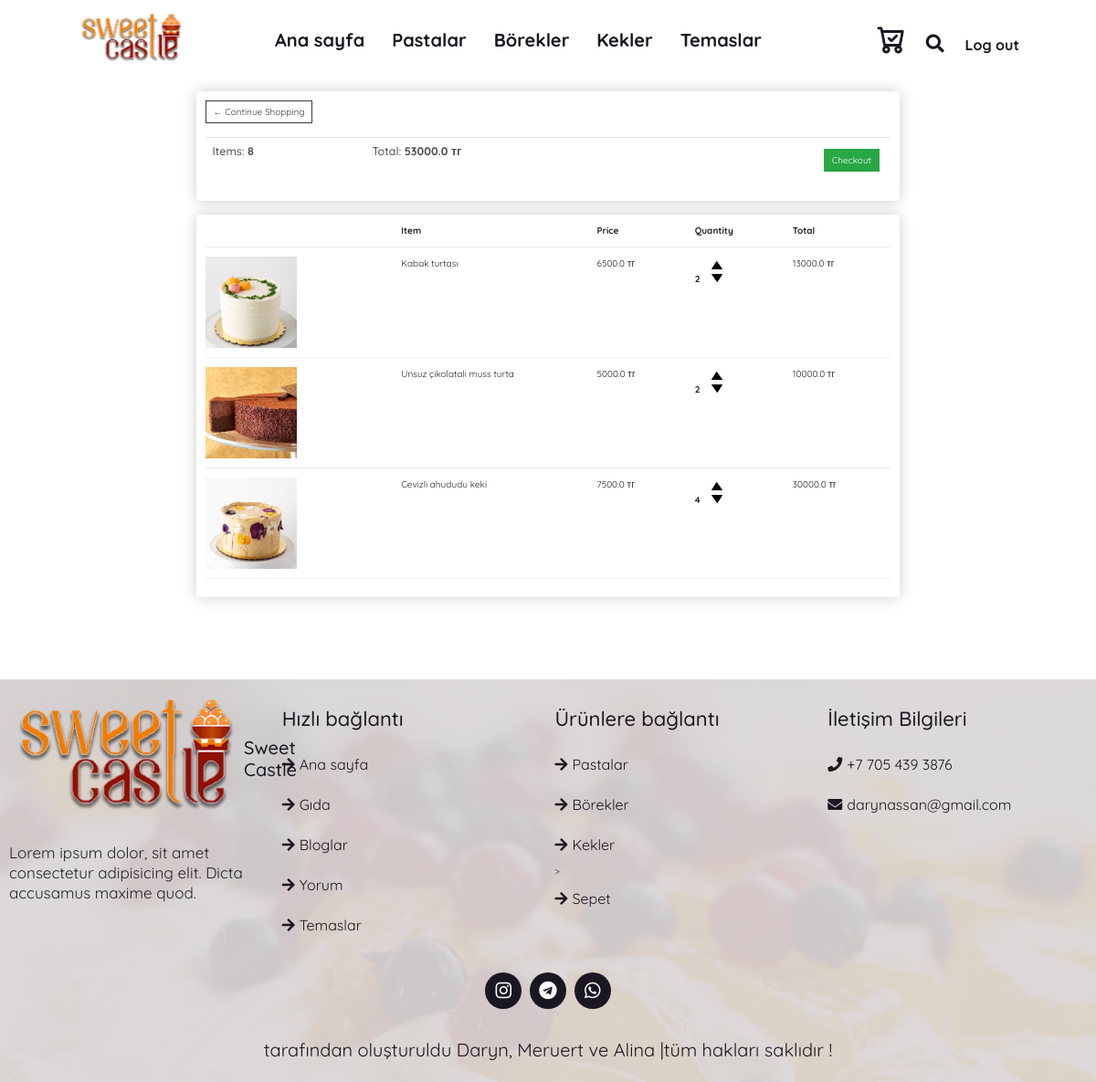
The app's page /cart/ (signed in) with its own data.
### website/models.py (models this page shows, shortened)
class Order(models.Model):
    customer = models.ForeignKey(Customer, on_delete=models.SET_NULL, null=True, blank=True)
    date_ordered = models.DateTimeField(auto_now_add=True)
    complete = models.BooleanField(default=False)
    transaction_id = models.CharField(max_length=100, null=True)
    @property
    def get_cart_total(self):
        orderitems = self.orderitem_set.all()
        total = sum([item.get_total for item in orderitems])
        return total
    @property
    def get_cart_items(self):
        orderitems = self.orderitem_set.all()
        total = sum([item.quantity for item in orderitems])
        return total

class OrderItem(models.Model):
    product = models.ForeignKey(Product, on_delete=models.SET_NULL, null=True)
    order = models.ForeignKey(Order, on_delete=models.SET_NULL, null=True)
    quantity = models.IntegerField(default=0, null=True, blank=True)
    date_added = models.DateTimeField(auto_now_add=True)
    @property
    def get_total(self):
        total = self.product.baga * self.quantity
        return total

class Product(models.Model):
    TORT = 'tort'
    PIROG = 'pirog'
    KEKS = 'keks'
    CHOICE_GROUP = {
        (TORT, 'tort'),
        (PIROG, 'pirog'),
        (KEKS, 'keks'),
    }
    photo = models.FileField("photo:", upload_to="product/")
    aty = models.CharField("aty:", max_length=50)
    qurami = models.TextField("qurami:")
    baga = models.FloatField("baga:", max_length=50)
    avi = models.BooleanField()
    group = models.CharField(max_length=20, choices=CHOICE_GROUP, default=TORT)

### website/views.py (the view)
# urls.py: path('cart/', views.cart, name='cart'),
def cart(request):
    if request.user.is_authenticated:
        customer = request.user.customer
        order, created = Order.objects.get_or_create(customer=customer, complete=False)
        items = order.orderitem_set.all()
    else:
        items = []
        order = {'get_cart_total': 0, 'get_cart_items': 0}
    context = {'items': items, 'order': order}
    return render(request, 'webcake/detail.html', context)

### website/templates/webcake/detail.html
{% extends 'webcake/base.html' %}
{% load static %}
{% block content %}
    <div class="row">
	    <div class="col-lg-12">
            <div class="box-element">
            	<a  class="btn btn-outline-dark" href="{% url 'tort' %}">&#x2190; Continue Shopping</a>
            	<br>
            	<br>
            	<table class="table">
            		<tr>
            			<th><h5>Items: <strong>{{order.get_cart_items}}</strong></h5></th>
            			<th><h5>Total:<strong> {{order.get_cart_total}} тг</strong></h5></th>
            			<th>
            				<a  style="float:right; margin:5px;" class="btn btn-success" href="{% url 'checkout' %}">Checkout</a>
            			</th>
            		</tr>
            	</table>
            </div>
            <br>
            <div class="box-element">
	            <div class="cart-row">
	            	<div style="flex:2"></div>
	            	<div style="flex:2"><strong>Item</strong></div>
	            	<div style="flex:1"><strong>Price</strong></div>
	            	<div style="flex:1"><strong>Quantity</strong></div>
	            	<div style="flex:1"><strong>Total</strong></div>
	            </div>
				{% for item in items %}
	            <div class="cart-row">
	            	<div style="flex:2"><img class="row-image" src="{{item.product.photo.url}}"></div>
	            	<div style="flex:2"><p>{{ item.product.aty }}</p></div>
	            	<div style="flex:1"><p>{{ item.product.baga }} тг</p></div>
	            	<div style="flex:1">
	            		<p class="quantity">{{ item.quantity }}</p>
	            		<div class="quantity">
	            			<img class="chg-quantity" src="{% static  'images/arrow-up.png' %}">
	            			<img class="chg-quantity" src="{% static  'images/arrow-down.png' %}">
	            		</div>
	            	</div>
	            	<div style="flex:1"><p>{{ item.get_total }} тг</p></div>
	            </div>
				{% endfor %}
            </div>
	    </div>
    </div>
{% endblock%}

### website/templates/webcake/base.html (shortened to what this page needs)
<!DOCTYPE html>
{% load static %}
<html lang="en">
<head>
    <link rel="stylesheet" href="https://unpkg.com/swiper/swiper-bundle.min.css" />
    <link rel="stylesheet" href="https://cdnjs.cloudflare.com/ajax/libs/font-awesome/5.15.4/css/all.min.css">
    <link rel="stylesheet" href="{% static 'css/style.css' %}">
    <link rel="stylesheet" href="{% static 'css/demo.css' %}">
    <link rel="stylesheet" href="https://cdn.jsdelivr.net/npm/bootstrap-icons@1.7.2/font/bootstrap-icons.css">
    <link rel="stylesheet" href="https://stackpath.bootstrapcdn.com/bootstrap/4.4.1/css/bootstrap.min.css">
	<link rel="stylesheet" type="text/css" href="{% static 'css/main.css' %}">
</head>
<body>
    <header class="header">
        <div class="logoContent">
            <a href="{% url 'index' %}" class="logo"><img src="{% static 'images/sweetcastle 1.png' %}" alt=""></a>
        </div>
        <nav class="navbar">
            <a href="{% url 'index' %}">Ana sayfa</a>
            <a href="{% url 'tort' %}">Pastalar</a>
            <a href="{% url 'pirog' %}">Börekler</a>
            <a href="{% url 'keks' %}">Kekler</a>
            <a href="#contact">Temaslar</a>
        </nav>
        <div class="icon">
            <a href="{% url 'cart' %}"><span id="boot-icon" class="bi bi-cart-check" style="font-size: 30px; opacity: 1; -webkit-text-stroke-width: 1px;"></span></a>
            <i class="fas fa-search" id="search"></i>
            <a href="{% url 'log_out' %}" style="font-size:16px; font-weight: bold;">Log out</a>
        </div>
    </header>
    {% block content %}{% endblock %}
<footer class="footer" id="contact">
    <div class="box-container">
        <div class="mainBox">
            <div class="content">
                <a href="{% url 'index' %}"><img src="{% static 'images/sweetcastle 1.png' %}" alt=""></a>
                <h1 class="logoName"> Sweet Castle </h1>
            </div>
            <p>Lorem ipsum dolor, sit amet consectetur adipisicing elit. Dicta accusamus maxime quod.</p>
        </div>
        <div class="box">
            <h3>Hızlı bağlantı</h3>
            <a href="{% url 'index' %}"> <i class="fas fa-arrow-right"></i>Ana sayfa</a>
            <a href="#product"> <i class="fas fa-arrow-right"></i>Gıda</a>
            <a href="#blogs"> <i class="fas fa-arrow-right"></i>Bloglar</a>
            <a href="#review"> <i class="fas fa-arrow-right"></i>Yorum</a>
            <a href="#contact"> <i class="fas fa-arrow-right"></i>Temaslar</a>
        </div>
        <div class="box">
            <h3>Ürünlere bağlantı</h3>
            <a href="{% url 'tort' %}"><i class="fas fa-arrow-right"></i>Pastalar</a>
            <a href="{% url 'pirog' %}"><i class="fas fa-arrow-right"></i>Börekler</a>
            <a href="{% url 'keks' %}"><i class="fas fa-arrow-right"></i>Kekler</a>>
            <a href="{% url 'cart' %}"><i class="fas fa-arrow-right"></i>Sepet</a>
        </div>
        <div class="box">
            <h3>İletişim Bilgileri</h3>
            <a href="tel:87054393876"> <i class="fas fa-phone"></i>+7 705 439 3876</a>
            <a href="mailto:darynassan@gmail.com"> <i class="fas fa-envelope"></i>darynassan@gmail.com</a>
        </div>
    </div>
    <div class="share">
        <a href="https://instagram.com/sweet_castle_bakery?igshid=OGQ5ZDc2ODk2ZA== " class="fab fa-instagram"></a>
        <a href="https://t.me/darynassan" class="fab fa-telegram"></a>
        <a href="http://wa.me/77054393876" class="fab fa-whatsapp"></a>
    </div>
    <div class="credit">
        tarafından oluşturuldu <span>Daryn, Meruert ve Alina </span> |tüm hakları saklıdır !
    </div>
</footer>
</body>
</html>

### static/css/style.css (style rules this page uses)
:root { --black: #1B1722; --white : #F0F0F0; --box-shadow: 0px 4px 4px rgba(0, 0, 0, 0.25); }
* { font-family: 'Quicksand', sans-serif; margin: 0; padding: 0; box-sizing: border-box; outline: none; border: none; text-decoration: none; transition: .2s linear; }
html { font-size: 62.5%; overflow-x: hidden; scroll-padding-top: 7rem; scroll-behavior: smooth; }
.header { top: 0;right: 0;left: 0; background-color: var(--white); display: flex; align-items: center; justify-content: space-between; position: fixed; padding: 1.4rem 7%; z-index: 999; }
.header .logoContent { display: flex; align-items: center; }
.header .logoContent .logo img { width: 120px; height: 60px; }
.header .navbar a { font-size: 2rem; margin-right: 3rem; color: var(--black); font-weight: bold; }
.header .icon a { color: var(--black); }
.header .icon i { font-size: 2rem; margin-right: 2rem; margin-left: 2rem; color: var(--black); cursor: pointer; }
h2, p { margin: 0; }
.footer { background: url(images/backGround.png) no-repeat; background-size: cover; background-position: center center; }
.footer .box-container { display: grid; grid-template-columns: repeat(auto-fit, minmax(25rem, 1fr)); gap: 1.5rem; padding: 2rem 1rem; }
.footer .box-container .mainBox .content { display: flex; align-items: center; margin-bottom: 2rem; }
.footer .box-container .mainBox .content h1 { font-size: 2rem; color: var(--black); }
.footer .box-container .mainBox p { font-size: 1.7rem; line-height: 1.3; margin-bottom: 2rem; }
.footer .box-container .box h3 { font-size: 2.2rem; color: var(--black); padding: 1rem 0; }
.footer .box-container .box a { display: block; font-size: 1.6rem; color: var(--black); padding: 1rem 0; }
.footer .box-container .box a i { padding-right: .5rem; color: var(--black); }
.footer .share { padding: 1rem 0; text-align: center; }
.footer .share a { height: 4rem; width: 4rem; line-height: 4rem; font-size: 2rem; color: var(--white); background: var(--black); margin: 0 .3rem; border-radius: 50%; }
.footer .credit { font-size: 2rem; margin-top: 2rem; padding-bottom: 2rem; color: var(--black); text-align: center; }

### static/css/demo.css (style rules this page uses)
html { box-sizing: border-box; font-family: "Nunito Sans", sans-serif; font-weight: lighter; }
body { margin: 0; }
*, *:before, *:after { box-sizing: inherit; }

### static/css/main.css (style rules this page uses)
h1,h2,h3,h4,h5,h6 { color:hsl(0, 0%, 30%); }
.box-element { box-shadow:hsl(0, 0%, 80%) 0 0 16px; background-color: #fff; border-radius: 4px; padding: 10px; }
.col-lg-4, .col-lg-6, .col-lg-8, .col-lg-12 { margin-top: 10px; }
.btn { border-radius: 0; }
.row-image { width: 100px; }
.cart-row { display: flex; align-items: flex-stretch; padding-bottom: 10px; margin-bottom: 10px; border-bottom: 1px solid #ececec; }
.quantity { display: inline-block; font-weight: 700; padding-right:10px; }
.chg-quantity { width: 12px; cursor: pointer; display: block; margin-top: 5px; transition:.1s; }
.row { margin: 90px 200px; }

### records on screen
Order: get_cart_items "8", get_cart_total "53000.0"
OrderItem: product.photo (picture), product.aty "Kabak turtası", product.baga "6500.0", quantity "2", get_total "13000.0"
OrderItem: product.photo (picture), product.aty "Unsuz çikolatalı muss turta", product.baga "5000.0", quantity "2", get_total "10000.0"
OrderItem: product.photo (picture), product.aty "Cevizli ahududu keki", product.baga "7500.0", quantity "4", get_total "30000.0"
